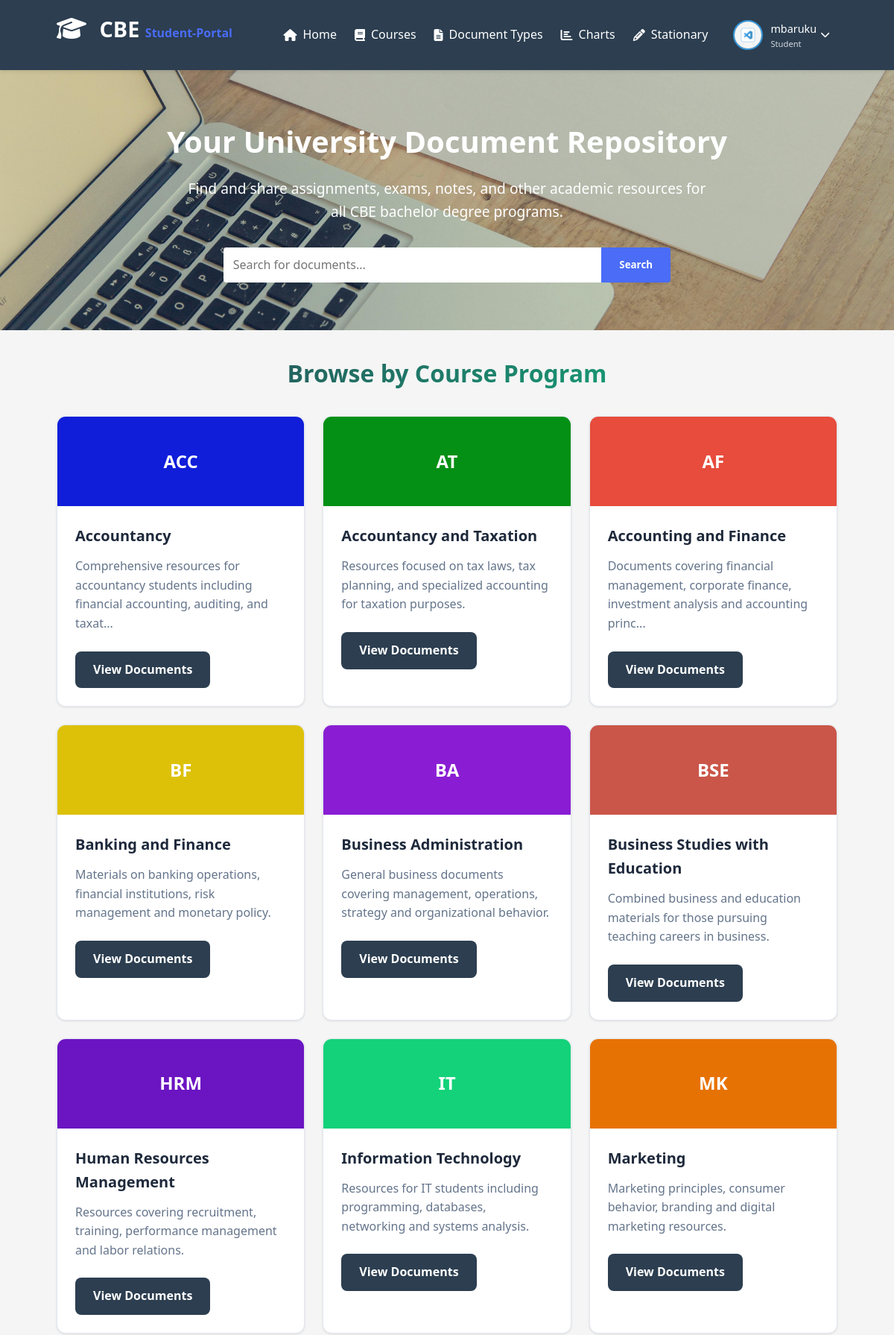
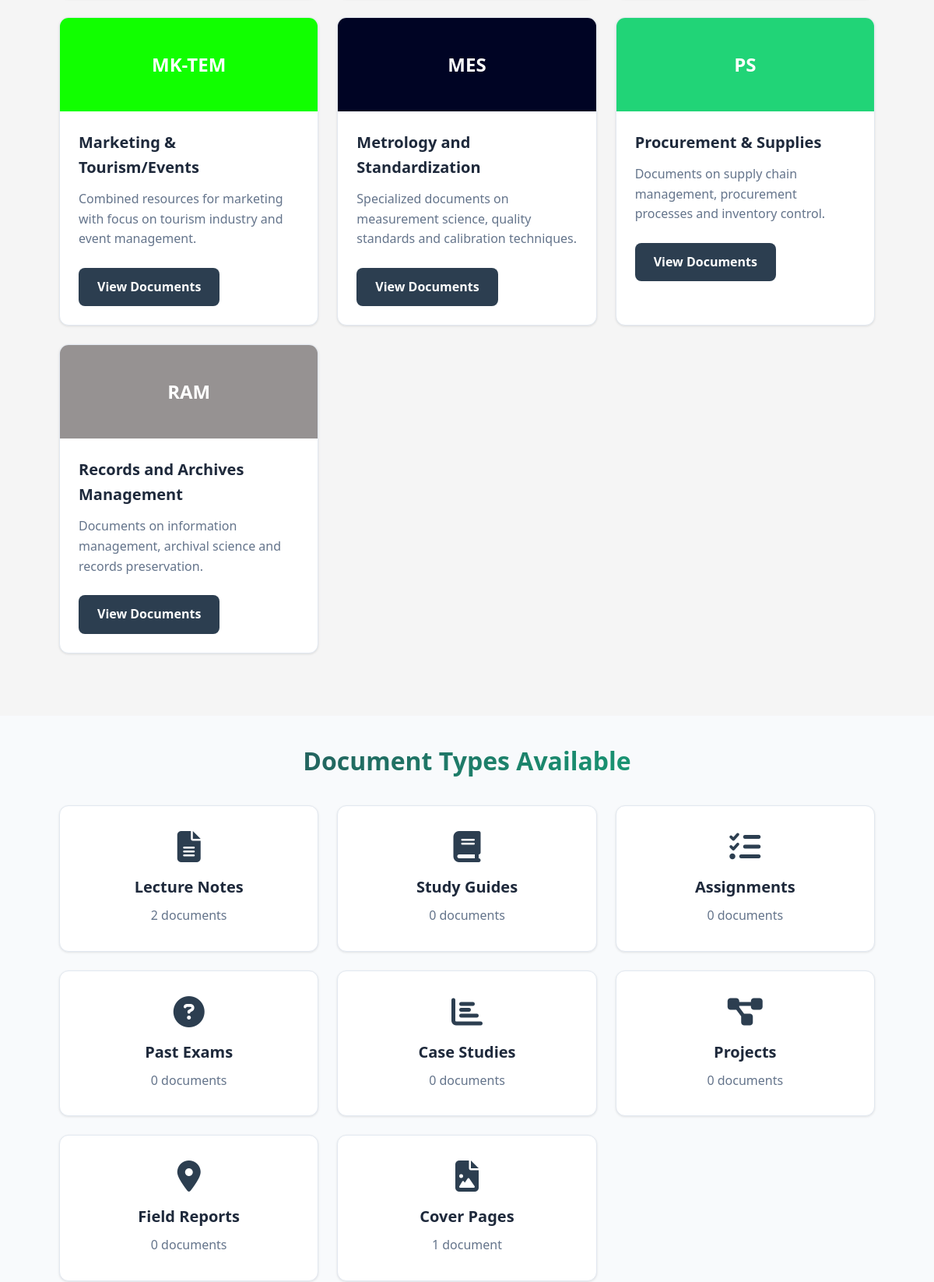
/index.php (signed in, upper part), run on the app's committed database (2 pictures, top to bottom).
### tables this page shows
CREATE TABLE `courses` (
  `course_id` int(11) NOT NULL,
  `course_code` varchar(10) NOT NULL,
  `course_name` varchar(100) NOT NULL,
  `description` text NOT NULL,
  `color_code` varchar(7) NOT NULL DEFAULT '#e74c3c',
  `created_at` datetime NOT NULL DEFAULT current_timestamp(),
  `updated_at` datetime NOT NULL DEFAULT current_timestamp() ON UPDATE current_timestamp()
);

### index.php (the view, shortened to what this page needs)
<?php
include("temperate/header.php");
include("connection.php");
$valid_types = [
    'lecture_notes' => ['icon' => 'fa-file-alt', 'name' => 'Lecture Notes'],
    'study_guides' => ['icon' => 'fa-book', 'name' => 'Study Guides'],
    'assignments' => ['icon' => 'fa-tasks', 'name' => 'Assignments'],
    'past_exams' => ['icon' => 'fa-question-circle', 'name' => 'Past Exams'],
    'case_studies' => ['icon' => 'fa-chart-bar', 'name' => 'Case Studies'],
    'projects' => ['icon' => 'fa-project-diagram', 'name' => 'Projects'],
    'field' => ['icon' => 'fa-map-marker-alt', 'name' => 'Field Reports'],
    'cover_pages' => ['icon' => 'fa-file-image', 'name' => 'Cover Pages']
];
$doc_type = isset($_GET['type']) ? $_GET['type'] : '';
$all_documents = [];
$semester_tables = [];
$years = ['first', 'second', 'third', 'fourth'];
$semesters = ['1', '2'];
foreach ($years as $year_val) {
    foreach ($semesters as $semester_val) {
        $table_name = $year_val . '_year_sem' . $semester_val . '_documents';
        $semester_tables[] = $table_name;
    }
}
foreach ($semester_tables as $table) {
    $table_check = $conn->query("SHOW TABLES LIKE '$table'");
    if ($table_check && $table_check->num_rows > 0) {
        $query = "SELECT d.*, '$table' as source_table,
                 c.course_code, c.course_name
                 FROM $table d
                 LEFT JOIN courses c ON d.course_id = c.course_id
                 ORDER BY d.uploaded_at DESC";
        $stmt = $conn->prepare($query);
        if ($stmt) {
            $stmt->execute();
            $result = $stmt->get_result();
            if ($result->num_rows > 0) {
                while ($row = $result->fetch_assoc()) {
                    preg_match('/(.+)_year_sem(\d)/', $table, $matches);
                    if (count($matches) === 3) {
                        $row['year'] = $matches[1];
                        $row['semester'] = $matches[2];
                    }
                    $all_documents[] = $row;
                }
            }
        }
    }
}
$courses = [];
$sql = "SELECT * FROM courses ORDER BY course_name";
$result = $conn->query($sql);
if ($result && $result->num_rows > 0) {
    $courses = $result->fetch_all(MYSQLI_ASSOC);
}
?>
    <section class="hero">
        <div class="container">
            <h1>Your University Document Repository</h1>
            <p>Find and share assignments, exams, notes, and other academic resources for all CBE bachelor degree programs.</p>
            <div class="search-bar">
                <input type="text" placeholder="Search for documents...">
                <button>Search</button>
            </div>
        </div>
    </section>
<section class="main-content" id="courses">
    <div class="container">
        <h2 class="section-title">Browse by Course Program</h2>
        <div class="courses">
            <?php if (!empty($courses)): ?>
                <?php foreach ($courses as $course): ?>
                <div class="course-card">
                    <div class="course-img" style="background-color: <?php echo $course['color_code'] ?: '#4f46e5'; ?>">
                        <?php echo $course['course_code']; ?>
                    </div>
                    <div class="course-info">
                        <h3><?php echo htmlspecialchars($course['course_name']); ?></h3>
                        <p><?php echo substr(htmlspecialchars($course['description']), 0, 100); ?><?php echo strlen($course['description']) > 100 ? '...' : ''; ?></p>
                        <a href="course_documents.php?course_id=<?php echo $course['course_id']; ?>" class="btn">View Documents</a>
                    </div>
                </div>
                <?php endforeach; ?>
            <?php else: ?>
                <p>No courses available.</p>
            <?php endif; ?>
        </div>
    </div>
</section>
<section class="document-types" id="documents">
    <div class="container">
        <h2 class="section-title">Document Types Available</h2>
        <div class="doc-types-grid">
            <?php foreach ($valid_types as $type_key => $type_info): ?>
                <div class="doc-type-card <?php echo $doc_type === $type_key ? 'active' : ''; ?>">
                    <i class="fas <?php echo $type_info['icon']; ?>"></i>
                    <h3><?php echo $type_info['name']; ?></h3>
                    <p>
                        <?php
                        $count = 0;
                        foreach ($all_documents as $doc) {
                            if ($doc['doc_type'] === $type_key) $count++;
                        }
                        echo $count . ' document' . ($count !== 1 ? 's' : '');
                        ?>
                    </p>
                    </div>
            <?php endforeach; ?>
        </div>
    </div>
</section>
<?php
include("temperate/footer.php");
?>

### temperate/header.php (style rules this page uses)
:root { --primary-color: #2c3e50; --secondary-color: #3498db; --accent-color: #e74c3c; --light-color: #ecf0f1; --dark-color: #2c3e50; }
* { margin: 0; padding: 0; box-sizing: border-box; font-family: 'Segoe UI', Tahoma, Geneva, Verdana, sans-serif; }
body { background-color: #f5f5f5; color: #333; line-height: 1.6; }
.container { width: 90%; max-width: 1200px; margin: 0 auto; }
.main-content { padding: 3rem 0; }
.section-title { text-align: center; margin-bottom: 2rem; color: var(--dark-color); }
.courses { display: grid; grid-template-columns: repeat(auto-fill, minmax(300px, 1fr)); gap: 1.5rem; margin-bottom: 3rem; }
.course-card { background-color: white; border-radius: 8px; overflow: hidden; box-shadow: 0 3px 10px rgba(0,0,0,0.1); transition: transform 0.3s, box-shadow 0.3s; }
.course-img { height: 150px; background-color: var(--secondary-color); display: flex; align-items: center; justify-content: center; color: white; font-size: 2rem; font-weight: bold; }
.course-info { padding: 1.5rem; }
.course-info h3 { margin-bottom: 0.5rem; color: var(--primary-color); }
.course-info p { color: #666; margin-bottom: 1rem; }
.btn { display: inline-block; background-color: var(--secondary-color); color: white; padding: 0.6rem 1.2rem; border-radius: 4px; text-decoration: none; font-weight: 500; transition: background-color 0.3s; }
.document-types { background-color: var(--light-color); padding: 3rem 0; }

### index.php (style rules this page uses)
:root { --primary: #2c3e50; --primary-light: #2c3e50; --secondary: #10b981; --dark: #1e293b; --light: #f8fafc; --gray: #64748b; --border: #e2e8f0; --shadow: 0 1px 3px rgba(0,0,0,0.1); --shadow-lg: 0 4px 6px -1px rgba(0,0,0,0.1); }
.hero { background: linear-gradient(rgba(44, 62, 80, 0.9), rgba(44, 62, 80, 0.9)); background-image: url('pexels-markusspiske-96593.jpg'); background-size: cover; background-position: center; color: white; padding: 4rem 0; text-align: center; }
.hero h1 { font-size: 2.5rem; margin-bottom: 1rem; }
.hero p { font-size: 1.2rem; max-width: 700px; margin: 0 auto 2rem; }
.search-bar { max-width: 600px; margin: 0 auto; display: flex; }
.search-bar input { flex: 1; padding: 0.8rem; border: none; border-radius: 4px 0 0 4px; font-size: 1rem; }
.search-bar button { background-color: var(--accent-color); color: white; border: none; padding: 0 1.5rem; border-radius: 0 4px 4px 0; cursor: pointer; font-weight: bold; transition: background-color 0.3s; }
.doc-types-grid { display: grid; grid-template-columns: repeat(auto-fit, minmax(250px, 1fr)); gap: 1.5rem; margin-bottom: 3rem; }
.doc-type-card { background: white; padding: 2rem; border-radius: 0.75rem; text-align: center; box-shadow: var(--shadow); border: 1px solid var(--border); transition: all 0.3s ease; cursor: pointer; text-decoration: none; color: inherit; }
.doc-type-card i { font-size: 2.5rem; color: var(--primary); margin-bottom: 1rem; }
.doc-type-card h3 { font-size: 1.25rem; font-weight: 700; margin-bottom: 0.5rem; color: var(--dark); }
.doc-type-card p { color: var(--gray); line-height: 1.6; }
.section-title { font-size: 2rem; font-weight: 800; color: var(--dark); margin-bottom: 2rem; text-align: center; background: linear-gradient(135deg, var(--primary) 0%, var(--secondary) 100%); -webkit-background-clip: text; -webkit-text-fill-color: transparent; }
.courses { display: grid; grid-template-columns: repeat(auto-fill, minmax(300px, 1fr)); gap: 1.5rem; margin-bottom: 3rem; }
.course-card { background: white; border-radius: 0.75rem; overflow: hidden; box-shadow: var(--shadow); transition: all 0.3s ease; border: 1px solid var(--border); }
.course-img { height: 120px; display: flex; align-items: center; justify-content: center; color: white; font-weight: 700; font-size: 1.5rem; }
.course-info { padding: 1.5rem; }
.course-info h3 { font-size: 1.25rem; font-weight: 700; margin-bottom: 0.75rem; color: var(--dark); }
.course-info p { color: var(--gray); margin-bottom: 1.5rem; line-height: 1.6; }
.btn { display: inline-block; padding: 0.75rem 1.5rem; background: var(--primary); color: white; border-radius: 0.5rem; text-decoration: none; font-weight: 600; transition: all 0.3s ease; }
.container { max-width: 1200px; margin: 0 auto; padding: 0 1rem; }
.main-content { padding: 2rem 0; }
.document-types { padding: 2rem 0; background: #f8fafc; }

### data on the page
courses: course_code "ACC", course_name "Accountancy", description "Comprehensive resources for accountancy students including financial accounting, auditing, and taxat"
courses: course_code "AT", course_name "Accountancy and Taxation", description "Resources focused on tax laws, tax planning, and specialized accounting for taxation purposes."
courses: course_code "AF", course_name "Accounting and Finance", description "Documents covering financial management, corporate finance, investment analysis and accounting princ"
courses: course_code "BF", course_name "Banking and Finance", description "Materials on banking operations, financial institutions, risk management and monetary policy."
courses: course_code "BA", course_name "Business Administration", description "General business documents covering management, operations, strategy and organizational behavior."
courses: course_code "BSE", course_name "Business Studies with Education", description "Combined business and education materials for those pursuing teaching careers in business."
courses: course_code "HRM", course_name "Human Resources Management", description "Resources covering recruitment, training, performance management and labor relations."
courses: course_code "IT", course_name "Information Technology", description "Resources for IT students including programming, databases, networking and systems analysis."
courses: course_code "MK", course_name "Marketing", description "Marketing principles, consumer behavior, branding and digital marketing resources."
courses: course_code "MK-TEM", course_name "Marketing & Tourism/Events", description "Combined resources for marketing with focus on tourism industry and event management."
courses: course_code "MES", course_name "Metrology and Standardization", description "Specialized documents on measurement science, quality standards and calibration techniques."
courses: course_code "PS", course_name "Procurement & Supplies", description "Documents on supply chain management, procurement processes and inventory control."
courses: course_code "RAM", course_name "Records and Archives Management", description "Documents on information management, archival science and records preservation."

### other printed values
$_SESSION['user_fullname'] "mbaruku"
$type_info['name'] "Lecture Notes"
$count "2"
$type_info['name'] "Study Guides"
$count "0"
$type_info['name'] "Assignments"
$type_info['name'] "Past Exams"
$type_info['name'] "Case Studies"
$type_info['name'] "Projects"
$type_info['name'] "Field Reports"
$type_info['name'] "Cover Pages"
$count "1"
